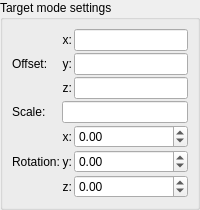
                <widget class="QWidget" name="page_fake_lights_target">
                 <layout class="QVBoxLayout" name="verticalLayout_target">
                  <property name="spacing">
                   <number>2</number>
                  </property>
                  <property name="leftMargin">
                   <number>0</number>
                  </property>
                  <property name="topMargin">
                   <number>0</number>
                  </property>
                  <property name="rightMargin">
                   <number>0</number>
                  </property>
                  <property name="bottomMargin">
                   <number>0</number>
                  </property>
                  <item>
                   <widget class="QGroupBox" name="groupBox_fake_lights_target">
                    <property name="title">
                     <string>Target mode settings</string>
                    </property>
                    <layout class="QGridLayout" name="gridLayout_target">
                     <property name="spacing">
                      <number>2</number>
                     </property>
                     <item row="0" column="0" rowspan="3">
                      <widget class="QLabel" name="label_target_offset">
                       <property name="text">
                        <string>Offset:</string>
                       </property>
                      </widget>
                     </item>
                     <item row="0" column="1">
                      <widget class="QLabel" name="label_target_offset_x">
                       <property name="text">
                        <string>x:</string>
                       </property>
                       <property name="alignment">
                        <set>Qt::AlignRight|Qt::AlignTrailing|Qt::AlignVCenter</set>
                       </property>
                      </widget>
                     </item>
                     <item row="0" column="2">
                      <widget class="MyLineEdit" name="vect3_fake_lights_target_offset_x"/>
                     </item>
                     <item row="1" column="1">
                      <widget class="QLabel" name="label_target_offset_y">
                       <property name="text">
                        <string>y:</string>
                       </property>
                       <property name="alignment">
                        <set>Qt::AlignRight|Qt::AlignTrailing|Qt::AlignVCenter</set>
                       </property>
                      </widget>
                     </item>
                     <item row="1" column="2">
                      <widget class="MyLineEdit" name="vect3_fake_lights_target_offset_y"/>
                     </item>
                     <item row="2" column="1">
                      <widget class="QLabel" name="label_target_offset_z">
                       <property name="text">
                        <string>z:</string>
                       </property>
                       <property name="alignment">
                        <set>Qt::AlignRight|Qt::AlignTrailing|Qt::AlignVCenter</set>
                       </property>
                      </widget>
                     </item>
                     <item row="2" column="2">
                      <widget class="MyLineEdit" name="vect3_fake_lights_target_offset_z"/>
                     </item>
                     <item row="3" column="0">
                      <widget class="QLabel" name="label_target_scale">
                       <property name="text">
                        <string>Scale:</string>
                       </property>
                      </widget>
                     </item>
                     <item row="3" column="1" colspan="2">
                      <widget class="MyLineEdit" name="logedit_fake_lights_target_scale"/>
                     </item>
                     <item row="4" column="0" rowspan="3">
                      <widget class="QLabel" name="label_target_rotation">
                       <property name="text">
                        <string>Rotation:</string>
                       </property>
                      </widget>
                     </item>
                     <item row="4" column="1">
                      <widget class="QLabel" name="label_target_rotation_x">
                       <property name="text">
                        <string>x:</string>
                       </property>
                       <property name="alignment">
                        <set>Qt::AlignRight|Qt::AlignTrailing|Qt::AlignVCenter</set>
                       </property>
                      </widget>
                     </item>
                     <item row="4" column="2">
                      <widget class="MyDoubleSpinBox" name="spinboxd3_fake_lights_target_rotation_x">
                       <property name="decimals">
                        <number>2</number>
                       </property>
                       <property name="minimum">
                        <double>-36000.000000000000000</double>
                       </property>
                       <property name="maximum">
                        <double>36000.000000000000000</double>
                       </property>
                       <property name="singleStep">
                        <double>0.100000000000000</double>
                       </property>
                      </widget>
                     </item>
                     <item row="5" column="1">
                      <widget class="QLabel" name="label_target_rotation_y">
                       <property name="text">
                        <string>y:</string>
                       </property>
                       <property name="alignment">
                        <set>Qt::AlignRight|Qt::AlignTrailing|Qt::AlignVCenter</set>
                       </property>
                      </widget>
                     </item>
                     <item row="5" column="2">
                      <widget class="MyDoubleSpinBox" name="spinboxd3_fake_lights_target_rotation_y">
                       <property name="decimals">
                        <number>2</number>
                       </property>
                       <property name="minimum">
                        <double>-36000.000000000000000</double>
                       </property>
                       <property name="maximum">
                        <double>36000.000000000000000</double>
                       </property>
                       <property name="singleStep">
                        <double>0.100000000000000</double>
                       </property>
                      </widget>
                     </item>
                     <item row="6" column="1">
                      <widget class="QLabel" name="label_target_rotation_z">
                       <property name="text">
                        <string>z:</string>
                       </property>
                       <property name="alignment">
                        <set>Qt::AlignRight|Qt::AlignTrailing|Qt::AlignVCenter</set>
                       </property>
                      </widget>
                     </item>
                     <item row="6" column="2">
                      <widget class="MyDoubleSpinBox" name="spinboxd3_fake_lights_target_rotation_z">
                       <property name="decimals">
                        <number>2</number>
                       </property>
                       <property name="minimum">
                        <double>-36000.000000000000000</double>
                       </property>
                       <property name="maximum">
                        <double>36000.000000000000000</double>
                       </property>
                       <property name="singleStep">
                        <double>0.100000000000000</double>
                       </property>
                      </widget>
                     </item>
                    </layout>
                   </widget>
                  </item>
                 </layout>
                </widget>
